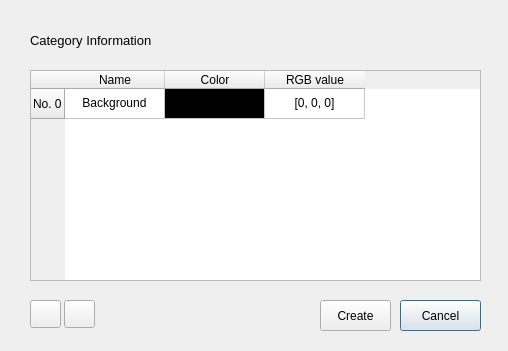
<?xml version="1.0" encoding="UTF-8"?>
<ui version="4.0">
 <class>SetCategoryInfo</class>
 <widget class="QDialog" name="SetCategoryInfo">
  <property name="geometry">
   <rect>
    <x>0</x>
    <y>0</y>
    <width>508</width>
    <height>351</height>
   </rect>
  </property>
  <property name="windowTitle">
   <string>Set Category Information</string>
  </property>
  <widget class="QTableWidget" name="tableWidget">
   <property name="geometry">
    <rect>
     <x>30</x>
     <y>70</y>
     <width>451</width>
     <height>211</height>
    </rect>
   </property>
   <attribute name="horizontalHeaderMinimumSectionSize">
    <number>30</number>
   </attribute>
   <row>
    <property name="text">
     <string>No. 0</string>
    </property>
   </row>
   <column>
    <property name="text">
     <string>Name</string>
    </property>
   </column>
   <column>
    <property name="text">
     <string>Color</string>
    </property>
   </column>
   <column>
    <property name="text">
     <string>RGB value</string>
    </property>
   </column>
   <item row="0" column="0">
    <property name="text">
     <string>Background</string>
    </property>
    <property name="textAlignment">
     <set>AlignCenter</set>
    </property>
   </item>
   <item row="0" column="1">
    <property name="text">
     <string/>
    </property>
    <property name="background">
     <brush brushstyle="SolidPattern">
      <color alpha="255">
       <red>0</red>
       <green>0</green>
       <blue>0</blue>
      </color>
     </brush>
    </property>
    <property name="foreground">
     <brush brushstyle="SolidPattern">
      <color alpha="255">
       <red>0</red>
       <green>0</green>
       <blue>0</blue>
      </color>
     </brush>
    </property>
   </item>
   <item row="0" column="2">
    <property name="text">
     <string>[0, 0, 0]</string>
    </property>
    <property name="textAlignment">
     <set>AlignCenter</set>
    </property>
   </item>
  </widget>
  <widget class="QPushButton" name="cancelButton">
   <property name="geometry">
    <rect>
     <x>400</x>
     <y>300</y>
     <width>81</width>
     <height>31</height>
    </rect>
   </property>
   <property name="text">
    <string>Cancel</string>
   </property>
  </widget>
  <widget class="QPushButton" name="pushButton_2">
   <property name="geometry">
    <rect>
     <x>320</x>
     <y>300</y>
     <width>71</width>
     <height>31</height>
    </rect>
   </property>
   <property name="text">
    <string>Create</string>
   </property>
  </widget>
  <widget class="QLabel" name="label_4">
   <property name="geometry">
    <rect>
     <x>30</x>
     <y>30</y>
     <width>181</width>
     <height>21</height>
    </rect>
   </property>
   <property name="font">
    <font>
     <pointsize>10</pointsize>
    </font>
   </property>
   <property name="text">
    <string>Category Information</string>
   </property>
  </widget>
  <widget class="QPushButton" name="addRowButton">
   <property name="geometry">
    <rect>
     <x>30</x>
     <y>300</y>
     <width>31</width>
     <height>28</height>
    </rect>
   </property>
   <property name="text">
    <string/>
   </property>
   <property name="icon">
    <iconset>
     <normaloff>../Icon/plus.png</normaloff>../Icon/plus.png</iconset>
   </property>
  </widget>
  <widget class="QPushButton" name="deleteRowButton">
   <property name="geometry">
    <rect>
     <x>64</x>
     <y>300</y>
     <width>31</width>
     <height>28</height>
    </rect>
   </property>
   <property name="text">
    <string/>
   </property>
   <property name="icon">
    <iconset>
     <normaloff>../Icon/minus.png</normaloff>../Icon/minus.png</iconset>
   </property>
  </widget>
 </widget>
 <resources/>
 <connections/>
</ui>
